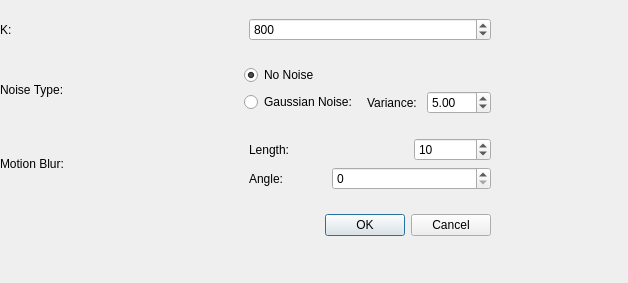
<?xml version="1.0" encoding="UTF-8"?>
<ui version="4.0">
 <class>DialogWienerFilter</class>
 <widget class="QDialog" name="DialogWienerFilter">
  <property name="enabled">
   <bool>true</bool>
  </property>
  <property name="geometry">
   <rect>
    <x>0</x>
    <y>0</y>
    <width>628</width>
    <height>283</height>
   </rect>
  </property>
  <property name="windowTitle">
   <string>Wiener Filter Setting</string>
  </property>
  <widget class="QWidget" name="layoutWidget">
   <property name="geometry">
    <rect>
     <x>0</x>
     <y>0</y>
     <width>491</width>
     <height>256</height>
    </rect>
   </property>
   <layout class="QVBoxLayout" name="verticalLayout_2">
    <item>
     <layout class="QHBoxLayout" name="horizontalLayout_3">
      <item>
       <widget class="QLabel" name="labelK">
        <property name="text">
         <string>K:</string>
        </property>
       </widget>
      </item>
      <item>
       <widget class="QDoubleSpinBox" name="doubleSpinBoxK">
        <property name="decimals">
         <number>0</number>
        </property>
        <property name="maximum">
         <double>10000.000000000000000</double>
        </property>
        <property name="singleStep">
         <double>1.000000000000000</double>
        </property>
        <property name="value">
         <double>800.000000000000000</double>
        </property>
       </widget>
      </item>
     </layout>
    </item>
    <item>
     <layout class="QHBoxLayout" name="horizontalLayout_2">
      <item>
       <widget class="QLabel" name="labelNoiseType">
        <property name="text">
         <string>Noise Type: </string>
        </property>
       </widget>
      </item>
      <item>
       <layout class="QVBoxLayout" name="verticalLayout">
        <item>
         <widget class="QRadioButton" name="radioButtonNoNoise">
          <property name="text">
           <string>No Noise</string>
          </property>
          <property name="checked">
           <bool>true</bool>
          </property>
         </widget>
        </item>
        <item>
         <layout class="QHBoxLayout" name="horizontalLayout">
          <item>
           <widget class="QRadioButton" name="radioButtonGaussianNoise">
            <property name="text">
             <string>Gaussian Noise: </string>
            </property>
           </widget>
          </item>
          <item>
           <widget class="QLabel" name="labelVariance">
            <property name="text">
             <string>Variance: </string>
            </property>
           </widget>
          </item>
          <item>
           <widget class="QDoubleSpinBox" name="doubleSpinBoxVariance">
            <property name="maximum">
             <double>255.000000000000000</double>
            </property>
            <property name="singleStep">
             <double>1.000000000000000</double>
            </property>
            <property name="value">
             <double>5.000000000000000</double>
            </property>
           </widget>
          </item>
         </layout>
        </item>
       </layout>
      </item>
     </layout>
    </item>
    <item>
     <layout class="QHBoxLayout" name="horizontalLayout_4">
      <item>
       <widget class="QLabel" name="labelMotionBlur">
        <property name="text">
         <string>Motion Blur: </string>
        </property>
       </widget>
      </item>
      <item>
       <layout class="QGridLayout" name="gridLayout">
        <item row="0" column="0" colspan="2">
         <widget class="QLabel" name="labelLength">
          <property name="text">
           <string>Length: </string>
          </property>
         </widget>
        </item>
        <item row="0" column="2">
         <widget class="QSpinBox" name="spinBoxLength">
          <property name="minimum">
           <number>1</number>
          </property>
          <property name="maximum">
           <number>99</number>
          </property>
          <property name="value">
           <number>10</number>
          </property>
         </widget>
        </item>
        <item row="1" column="0">
         <widget class="QLabel" name="labelAngle">
          <property name="text">
           <string>Angle: </string>
          </property>
         </widget>
        </item>
        <item row="1" column="1" colspan="2">
         <widget class="QSpinBox" name="spinBoxAngle">
          <property name="maximum">
           <number>360</number>
          </property>
         </widget>
        </item>
       </layout>
      </item>
     </layout>
    </item>
    <item>
     <widget class="QDialogButtonBox" name="buttonBox">
      <property name="orientation">
       <enum>Qt::Horizontal</enum>
      </property>
      <property name="standardButtons">
       <set>QDialogButtonBox::Cancel|QDialogButtonBox::Ok</set>
      </property>
     </widget>
    </item>
   </layout>
  </widget>
 </widget>
 <resources/>
 <connections>
  <connection>
   <sender>buttonBox</sender>
   <signal>accepted()</signal>
   <receiver>DialogWienerFilter</receiver>
   <slot>accept()</slot>
   <hints>
    <hint type="sourcelabel">
     <x>248</x>
     <y>254</y>
    </hint>
    <hint type="destinationlabel">
     <x>157</x>
     <y>274</y>
    </hint>
   </hints>
  </connection>
  <connection>
   <sender>buttonBox</sender>
   <signal>rejected()</signal>
   <receiver>DialogWienerFilter</receiver>
   <slot>reject()</slot>
   <hints>
    <hint type="sourcelabel">
     <x>316</x>
     <y>260</y>
    </hint>
    <hint type="destinationlabel">
     <x>286</x>
     <y>274</y>
    </hint>
   </hints>
  </connection>
 </connections>
</ui>
